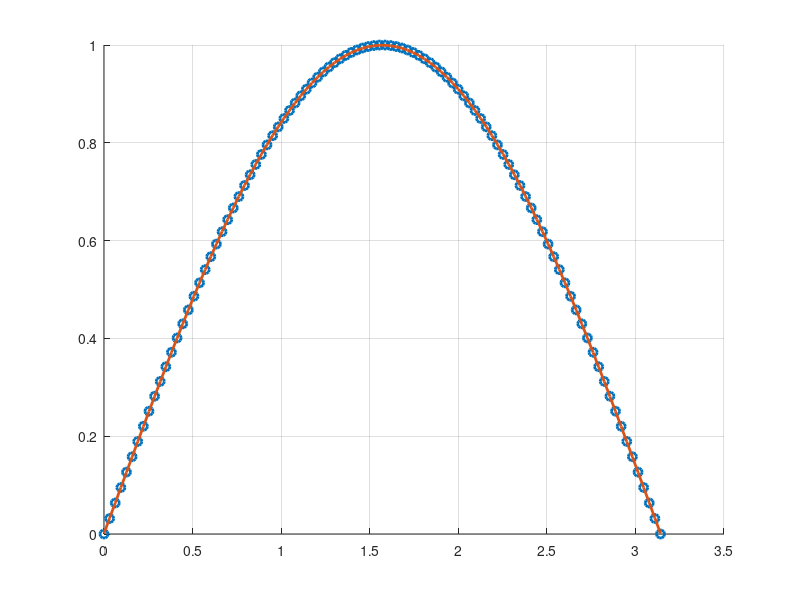
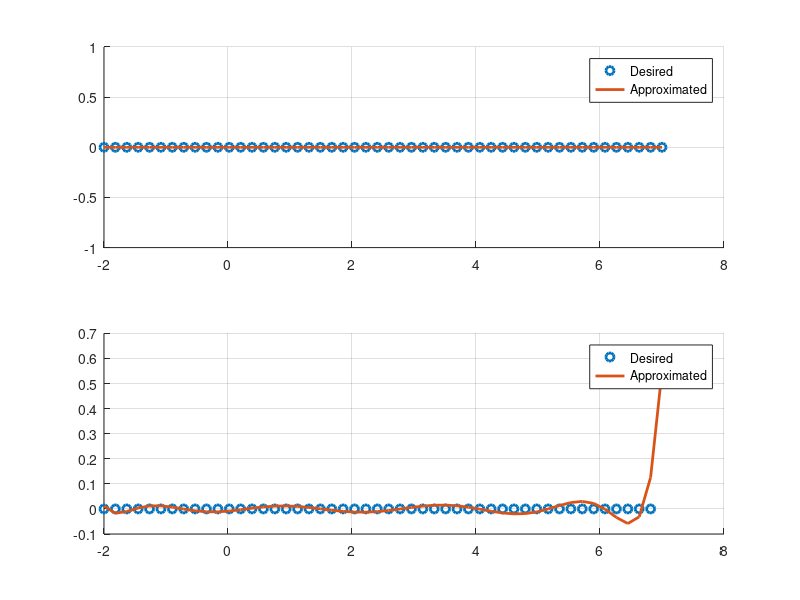

These charts were generated, in order, by the following MATLAB code:
%% Settings
clearvars
close all
clc

%% Exercise1: Approximating sinx using higher order polynomial
x = linspace(0,pi,100); % 10 Nodes between 0 and pi
y = sin(x); % Desired Function
n = 4; % Order of Interpolation
p = polyfit(x,y,n); % Using a nth order polynomial to approximate y
f = polyval(p,x);

%% Comparing the approximate soluton with the desired curve
figure
hold on
plot(x,y,'o','linewidth',2)
plot(x,f,'linewidth',2)
grid on

%% Exercise2: 
numNodes = 50 % Number of Nodes
x = linspace(-2,7,numNodes);
y1 = zeros(1,length(x));
n = 10; % Order of Interpolation
p1 = polyfit(x,y1,n); % Using a nth order polynomial to approximate y
f1 = polyval(p1,x);

y2 = y1;
y2(end) = 0.6;
p2 = polyfit(x,y2,n); % Using a nth order polynomial to approximate y
f2 = polyval(p2,x);

% y3 = [2,-1,6,3,4,-2];
% p3 = polyfit(x,y3,n); % Using a nth order polynomial to approximate y
% f3 = polyval(p3,x);
% 
% y4 = [2,-1,6.2,3,4,-2];
% p4 = polyfit(x,y4,n); % Using a nth order polynomial to approximate y
% f4 = polyval(p4,x);

figure
subplot(2,1,1)
hold on
plot(x,y1,'o','linewidth',2)
plot(x,f1,'linewidth',2)
grid on
legend('Desired','Approximated')

subplot(2,1,2)
hold on
plot(x,y2,'o','linewidth',2)
plot(x,f2,'linewidth',2)
grid on
legend('Desired','Approximated')

% subplot(2,2,3)
% hold on
% plot(x,y3,'o','linewidth',2)
% plot(x,f3,'linewidth',2)
% grid on
% 
% subplot(2,2,4)
% hold on
% plot(x,y4,'o','linewidth',2)
% plot(x,f4,'linewidth',2)
% grid on





